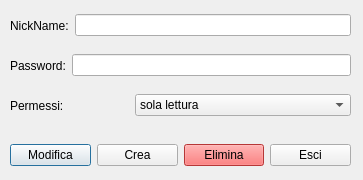
<?xml version="1.0" encoding="UTF-8"?>
<ui version="4.0">
 <class>AccountWindow</class>
 <widget class="QDialog" name="AccountWindow">
  <property name="geometry">
   <rect>
    <x>0</x>
    <y>0</y>
    <width>363</width>
    <height>180</height>
   </rect>
  </property>
  <property name="windowTitle">
   <string>Gestione account</string>
  </property>
  <widget class="QWidget" name="horizontalLayoutWidget">
   <property name="geometry">
    <rect>
     <x>10</x>
     <y>10</y>
     <width>341</width>
     <height>31</height>
    </rect>
   </property>
   <layout class="QHBoxLayout" name="horizontalLayout">
    <item>
     <widget class="QLabel" name="label">
      <property name="text">
       <string>NickName:</string>
      </property>
     </widget>
    </item>
    <item>
     <widget class="QLineEdit" name="lineEdit"/>
    </item>
   </layout>
  </widget>
  <widget class="QWidget" name="horizontalLayoutWidget_2">
   <property name="geometry">
    <rect>
     <x>10</x>
     <y>50</y>
     <width>341</width>
     <height>31</height>
    </rect>
   </property>
   <layout class="QHBoxLayout" name="horizontalLayout_2">
    <item>
     <widget class="QLabel" name="label_2">
      <property name="text">
       <string>Password:</string>
      </property>
     </widget>
    </item>
    <item>
     <widget class="QLineEdit" name="lineEdit_2"/>
    </item>
   </layout>
  </widget>
  <widget class="QWidget" name="horizontalLayoutWidget_3">
   <property name="geometry">
    <rect>
     <x>10</x>
     <y>90</y>
     <width>341</width>
     <height>31</height>
    </rect>
   </property>
   <layout class="QHBoxLayout" name="horizontalLayout_3">
    <item>
     <widget class="QLabel" name="label_3">
      <property name="text">
       <string>Permessi:</string>
      </property>
     </widget>
    </item>
    <item>
     <widget class="QComboBox" name="comboBox">
      <item>
       <property name="text">
        <string>sola lettura</string>
       </property>
      </item>
      <item>
       <property name="text">
        <string>lettura e scrittura</string>
       </property>
      </item>
      <item>
       <property name="text">
        <string>lettura, scrittura e amministrazione</string>
       </property>
      </item>
     </widget>
    </item>
   </layout>
  </widget>
  <widget class="QWidget" name="horizontalLayoutWidget_4">
   <property name="geometry">
    <rect>
     <x>10</x>
     <y>140</y>
     <width>341</width>
     <height>30</height>
    </rect>
   </property>
   <layout class="QHBoxLayout" name="horizontalLayout_4">
    <item>
     <widget class="QPushButton" name="pushButton_3">
      <property name="text">
       <string>Modifica</string>
      </property>
     </widget>
    </item>
    <item>
     <widget class="QPushButton" name="pushButton_2">
      <property name="text">
       <string>Crea</string>
      </property>
     </widget>
    </item>
    <item>
     <widget class="QPushButton" name="pushButton_4">
      <property name="styleSheet">
       <string notr="true">background-color: rgb(255, 77, 77)</string>
      </property>
      <property name="text">
       <string>Elimina</string>
      </property>
     </widget>
    </item>
    <item>
     <widget class="QPushButton" name="pushButton">
      <property name="text">
       <string>Esci</string>
      </property>
     </widget>
    </item>
   </layout>
  </widget>
 </widget>
 <resources/>
 <connections/>
</ui>
